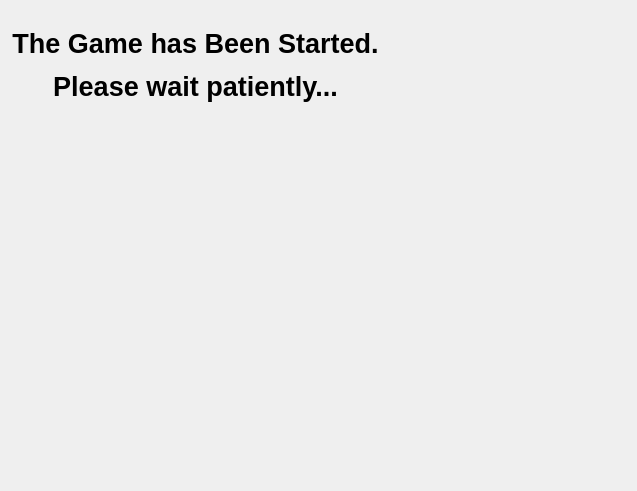
<?xml version="1.0" encoding="UTF-8"?>
<ui version="4.0">
 <class>Dialog</class>
 <widget class="QDialog" name="Dialog">
  <property name="geometry">
   <rect>
    <x>0</x>
    <y>0</y>
    <width>637</width>
    <height>491</height>
   </rect>
  </property>
  <property name="windowTitle">
   <string>Dialog</string>
  </property>
  <widget class="QLabel" name="label">
   <property name="geometry">
    <rect>
     <x>10</x>
     <y>10</y>
     <width>371</width>
     <height>111</height>
    </rect>
   </property>
   <property name="text">
    <string>&lt;html&gt;&lt;head/&gt;&lt;body&gt;&lt;p align=&quot;center&quot;&gt;&lt;span style=&quot; font-size:20pt; font-weight:600;&quot;&gt;The Game has Been Started.&lt;/span&gt;&lt;/p&gt;&lt;p align=&quot;center&quot;&gt;&lt;span style=&quot; font-size:20pt; font-weight:600;&quot;&gt;Please wait patiently...&lt;/span&gt;&lt;/p&gt;&lt;/body&gt;&lt;/html&gt;</string>
   </property>
  </widget>
 </widget>
 <resources/>
 <connections/>
</ui>
